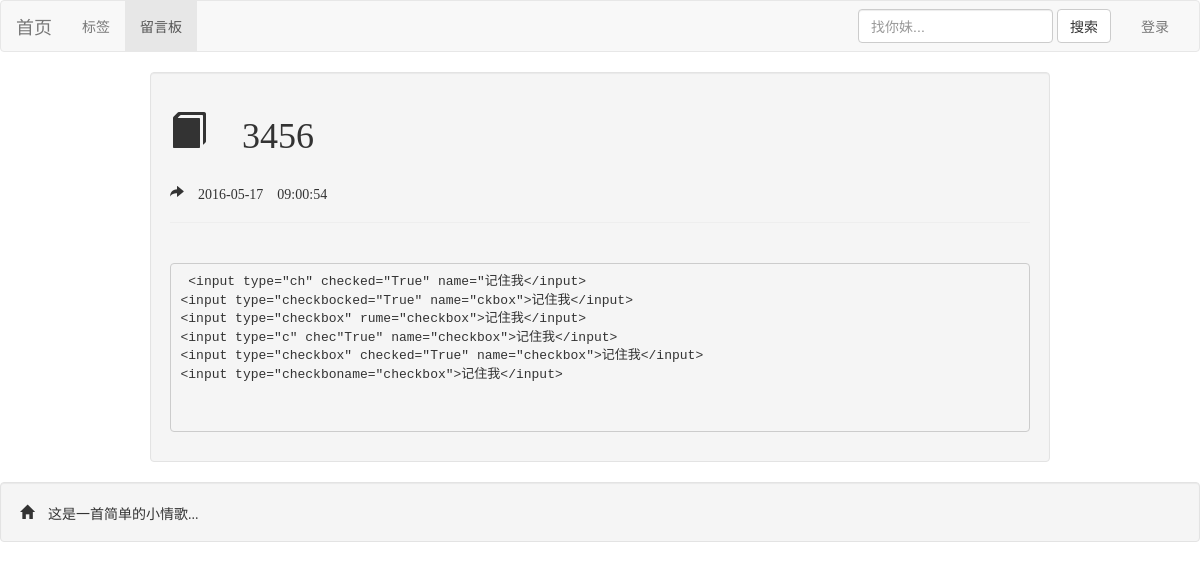
The app's page /post/16 with its own data.
### tables this page shows
CREATE TABLE posts
            (id INTEGER PRIMARY KEY AUTOINCREMENT , title text , post text ,  time int(20));

### app_package/views.py (the view)
@app.route('/post/<id>' , methods=['POST' , 'GET'])
def post(id):
    id = int(id)
    conn = sqlite3.connect('app.db')
    sql = '''select * from posts where id=%d;'''%id
    cur = conn.execute(sql)
    post_text = []
    for x in cur:
        post_text.append(x)
    if post_text:
        return  render_template('post.html' , text  = post_text)
    else:
        return redirect(404)

### app_package/templates/post.html
{% extends 'base.html'%} {% block index %}
<div style="margin: 0 auto; width:75%">
    {% for x in text %}
    <div class="well">
 <h1>  <span class="glyphicon glyphicon-book">  {{ x[1] }}</h1></span>
        <br>
        <span class="glyphicon glyphicon-share-alt"> {{ x[3] }}</span>
        <hr>
        <br>
        <pre> {{ x[2] }}</pre>
    </div>
    {% endfor %}
</div>
{% endblock %}

### records on screen
posts: title "3456", time "2016-05-17 09:00:54", post "<input type=\"ch\" checked=\"True\" name=\"记住我</input> <input type=\"checkbocked=\"True\" name=\"ckbox\">记住我</input> <input type=\"checkbox\" rume=\"checkbox\">记住我</input> <input type=\"c\" chec\"True\" name=\"checkbox\">记住我</input> <input type=\"checkbox\" checked=\"True\" name=\"checkbox\">记住我</input> <input type=\"checkboname=\"checkbox\">记住我</input>"
